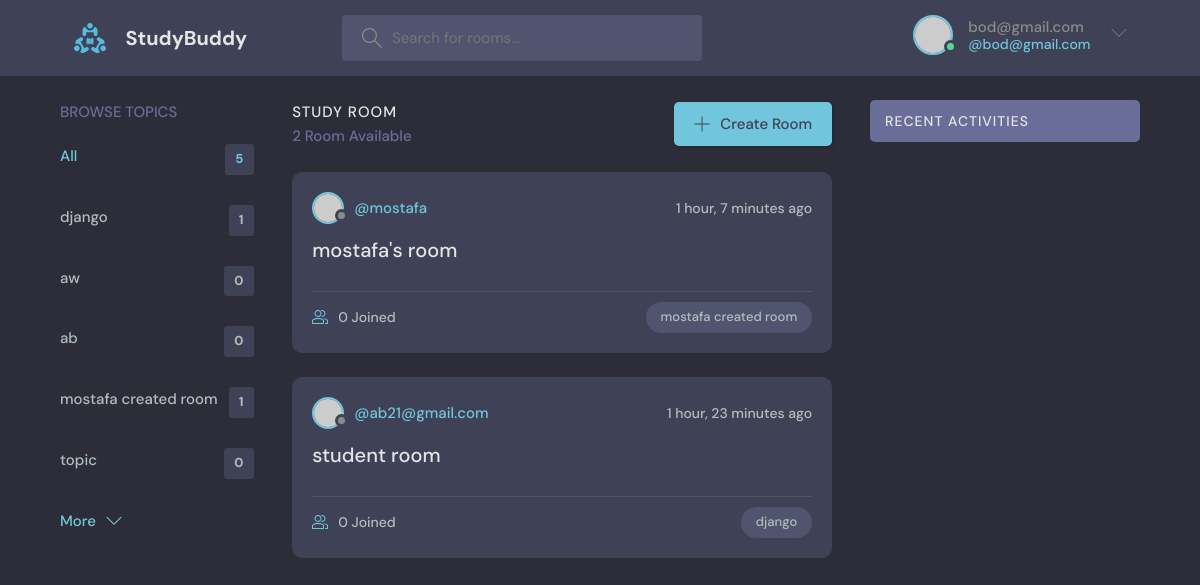
Screenshot of / (signed in) with the database file from the repository.
### base/models.py (models this page shows, shortened)
class Topic(models.Model):
    name = models.CharField(max_length=200)

class Room(models.Model):
    host = models.ForeignKey(User, on_delete=models.SET_NULL, null=True)
    topic = models.ForeignKey(Topic, on_delete=models.SET_NULL, null=True)
    name = models.CharField(max_length=200)
    desctription = models.TextField(null=True, blank=True)
    participants = models.ManyToManyField(User, related_name='participans', blank=True)
    updated = models.DateTimeField(auto_now=True)
    created = models.DateTimeField(auto_now_add=True)
    class Meta:
        ordering = ["-updated", '-created']

### base/views.py (the view)
# urls.py: path("", views.home, name="home"),
def home(request):
    q = request.GET.get('q') if request.GET.get("q") != None else ""
    rooms = Room.objects.filter(
        Q(topic__name__icontains=q) |
        Q(name__icontains=q)
        | Q(desctription__icontains=q)
    )
    topics = Topic.objects.all()
    room_count = rooms.count()
    room_messages = Message.objects.filter(Q(room__topic__name__icontains=q))
    context = {"rooms": rooms, 'topics': topics, 'room_count': room_count, 'room_messages': room_messages}
    return render(request, "base/home.html", context)

### base/templates/base/home.html (shortened to what this page needs)
  {% extends 'main.html' %}
  {% block content%}
    <main class="layout layout--3">
      <div class="container">
        {% include "base/topic_component.html"%}
        <div class="roomList">
          <div class="roomList__header">
            <div>
              <h2>Study Room</h2>
              <p>{{room_count}} Room Available</p>
            </div>
            <a class="btn btn--main" href="{% url 'create-room' %}">
              <svg version="1.1" xmlns="http://www.w3.org/2000/svg" width="32" height="32" viewBox="0 0 32 32">
                <title>add</title>
                <path
                  d="M16.943 0.943h-1.885v14.115h-14.115v1.885h14.115v14.115h1.885v-14.115h14.115v-1.885h-14.115v-14.115z"
                ></path>
              </svg>
              Create Room
            </a>
          </div>
          {% include 'base/feed_component.html'%}
        </div>
        {% include  "base/activity.html" %}
      </div>
    </main>
 {% endblock %}

### templates/navbar.html (shortened to what this page needs)
{% load static %}
<header class="header header--loggedIn">
    <div class="container">
      <a href="{%url 'home' %}" class="header__logo">
        <img src="{% static 'images/logo.svg' %}" />
        <h1>StudyBuddy</h1>
      </a>
      <form class="header__search"  method="GET" action="{% url 'home' %}">
        <label>
          <input placeholder="Search for rooms..." name="q"/>
        </label>
      </form>
      <nav class="header__menu">
        {% if request.user.is_authenticated %}
        <div class="header__user">
          <a href="{% url 'update-user' %}">
            <div class="avatar avatar--medium active">
              <img src="https://randomuser.me/api/portraits/men/37.jpg" />
            </div>
            <p>{{ request.user.username }} <span>@{{ request.user.username }}</span></p>
          </a>
          <button class="dropdown-button">
            <svg version="1.1" xmlns="http://www.w3.org/2000/svg" width="32" height="32" viewBox="0 0 32 32">
              <title>chevron-down</title>
              <path d="M16 21l-13-13h-3l16 16 16-16h-3l-13 13z"></path>
            </svg>
          </button>
        </div>
        {% else %}
        <a href="{%url 'login' %}">
          <img src="{% static 'images/avatar.svg' %}" />
          <p>Login</p>
        </a>
        {% endif %}
      </nav>
    </div>
  </header>

### base/templates/base/topic_component.html
<div class="topics">
    <div class="topics__header">
      <h2>Browse Topics</h2>
    </div>
    <ul class="topics__list">
      <li>
        <a href="{% url 'home' %}" class="active">All <span>{{topics.count}}</span></a>
      </li>
      {% for topic in topics %}
      <li>
        <a href="{% url 'home' %}?q={{topic.name}}">{{topic.name}} <span>{{topic.room_set.all.count}}</span></a>
      </li>
      {%endfor%}
    </ul>
    <a class="btn btn--link" href="{% url 'home' %}">
      More
      <svg version="1.1" xmlns="http://www.w3.org/2000/svg" width="32" height="32" viewBox="0 0 32 32">
        <title>chevron-down</title>
        <path d="M16 21l-13-13h-3l16 16 16-16h-3l-13 13z"></path>
      </svg>
    </a>
  </div>

### base/templates/base/feed_component.html (shortened to what this page needs)
{% for room in rooms %}
<div class="roomListRoom">
    <div class="roomListRoom__header">
      <a href="{% url 'user-profile' room.host.id %}"    class="roomListRoom__author">
        <div class="avatar avatar--small">
          <img src="https://randomuser.me/api/portraits/women/11.jpg" />
        </div>
        <span>@{{room.host.username}}</span>
      </a>
      <div class="roomListRoom__actions">
        <span>{{room.created|timesince}} ago</span>
      </div>
    </div>
    <div class="roomListRoom__content">
      <a href="{% url 'room' room.id %}">{{room.name}}</a>
    </div>
    <div class="roomListRoom__meta">
      <a href="room.html" class="roomListRoom__joined">
        {{room.participants.all.count}} Joined
      </a>
      <p class="roomListRoom__topic">{{room.topic.name}}</p>
    </div>
  </div>
  {% endfor %}

### rows the page displays
Topic: name "django", room_set.all.count "1"
Topic: name "aw", room_set.all.count "0"
Topic: name "ab", room_set.all.count "0"
Topic: name "mostafa created room", room_set.all.count "1"
Topic: name "topic", room_set.all.count "0"
Room: host.username "mostafa", created "1 hour, 7 minutes", name "mostafa's room", participants.all.count "0", topic.name "mostafa created room"
Room: host.username "ab21@gmail.com", created "1 hour, 23 minutes", name "student room", participants.all.count "0", topic.name "django"

### other values shown
{{ request.user.username }} "bod@gmail.com"
{{ topics.count }} "5"
{{ room_count }} "2"
